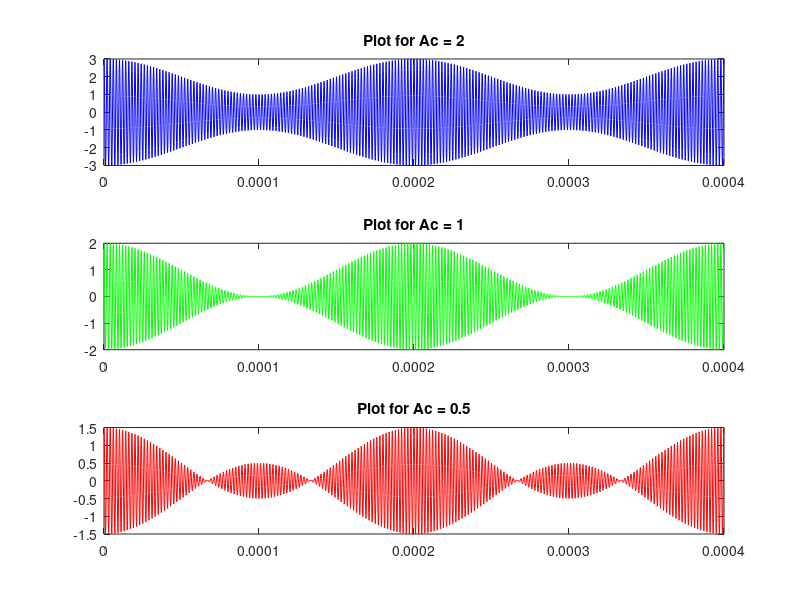

MATLAB code for this plot:
% Apoorv Singh 2019151
% PCS Assignment-3 Problem-1 Part2

A = 1; 
Ac = 2; 
fm = 5000;
fc = 500000;
t = 0:1/5000000:200*(1/fc); %Defining the x-axis
m_t = cos(2*pi*fm*t); %Defining m(t) signal
v_DSB_AM = Ac*cos(2*pi*fc*t)+A*m_t.*cos(2*pi*fc*t); %v_DSB_AM signal
subplot(3,1,1); %subplot used for adding multiple plots on same window
plot(t, v_DSB_AM, 'b')
title('Plot for Ac = 2')
Ac = 1; %plotting v_DSB_AM for different values of Ac.
v_DSB_AM = Ac*cos(2*pi*fc*t)+A*m_t.*cos(2*pi*fc*t);
subplot(3,1,2);
plot(t, v_DSB_AM, 'g')
title('Plot for Ac = 1')
Ac = 0.5;
v_DSB_AM = Ac*cos(2*pi*fc*t)+A*m_t.*cos(2*pi*fc*t);
subplot(3,1,3);
plot(t, v_DSB_AM, 'r')
title('Plot for Ac = 0.5')

% Envelope of the transmit signal will follow the message signal when
% A/Ac <= 1. So for Ac = 1,2 envelope of the transmit signal will 
% follow the message signal.

